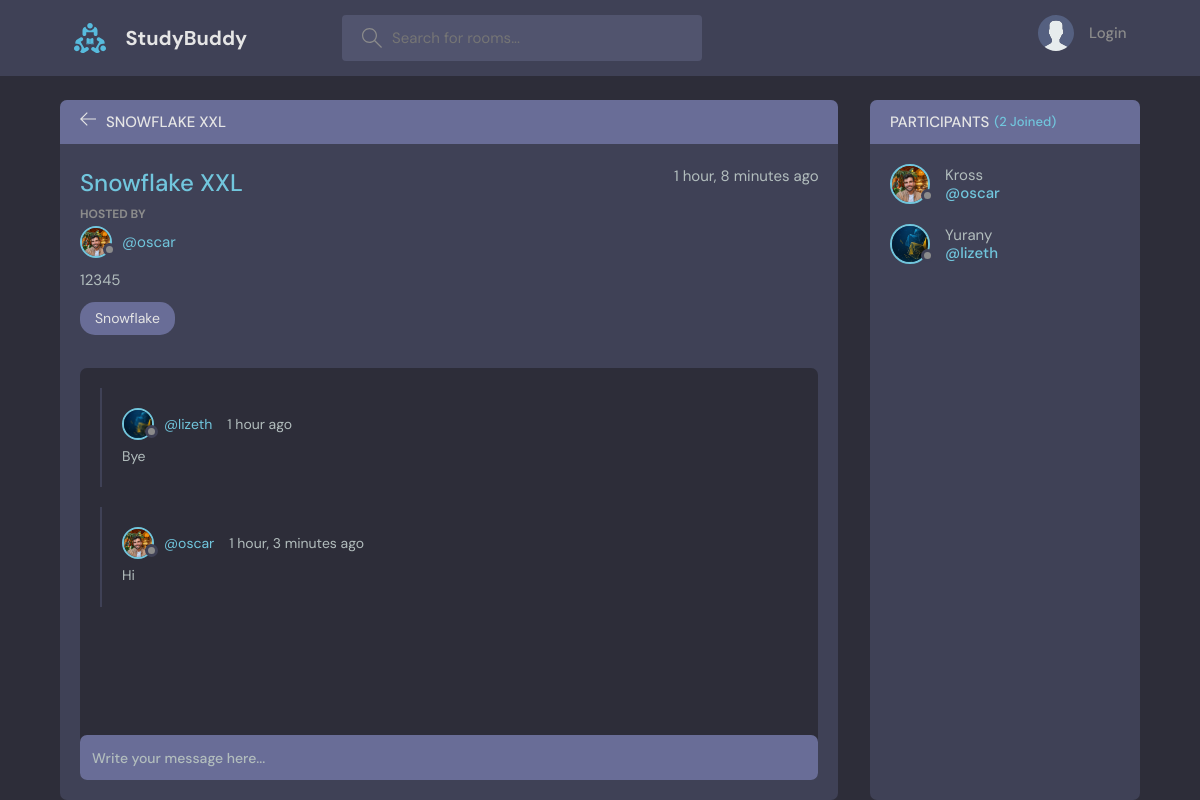
/studybud/rooms/2/, run on the app's committed database.
### studybud/models.py (models this page shows, shortened)
class Room (models.Model):
    host = models.ForeignKey(UserProfile, on_delete=models.SET_NULL, null=True)
    topic = models.ForeignKey(Topic, on_delete=models.SET_NULL, null=True) # when the room is deleted we still mantain the rooms
    name = models.CharField(max_length=200)
    description = models.TextField(null=True, blank=True)
    participants = models.ManyToManyField(UserProfile, related_name='participants', blank=True)
    updated = models.DateTimeField(auto_now=True) #updates the timestamp for every change
    created = models.DateTimeField(auto_now_add=True) #only takes the timestamp when we create the instance
    class Meta:
        ordering = ['-updated', '-created'] # the negative in front means reverse

class UserProfile(models.Model):
    user = models.ForeignKey(User, on_delete=models.CASCADE, null=False)
    alias = models.CharField(max_length=200)
    bio = models.TextField(null=True)
    avatar = models.ImageField(null=True, default="avatar.svg")

class Topic(models.Model):
    name = models.CharField(max_length=200)
    def __str__(self) -> str:
        return self.name

class Message(models.Model):
    user = models.ForeignKey(UserProfile, on_delete=models.CASCADE)
    room = models.ForeignKey(Room, on_delete=models.CASCADE)
    body = models.TextField()
    updated = models.DateTimeField(auto_now=True)
    created = models.DateTimeField(auto_now_add=True)
    class Meta:
        ordering = ['-updated', '-created'] # the negative in front means reverse

### studybud/views.py (the view, shortened to what this page needs)
def room(request, pk):
    room = Room.objects.get(id=pk)
    room_messages = room.message_set.all()
    participants = room.participants.all()
    context = {'room':room, 'room_messages': room_messages, 'participants':participants}
    return render(request=request, template_name='room.html', context=context)

### studybud/context_processors.py (called while the page is built)
def get_profile(request):
    if request.user.is_authenticated:
        user_profile, create = UserProfile.objects.get_or_create(user=request.user)
        return {'user_profile': user_profile}
    return {}

### studybud/templates/room.html (shortened to what this page needs)
{% extends 'main.html' %}
{% block content %}
    <main class="profile-page layout layout--2">
      <div class="container">
        <div class="room">
          <div class="room__top">
            <div class="room__topLeft">
              <a href="{% url 'home' %}">
                <svg version="1.1" xmlns="http://www.w3.org/2000/svg" width="32" height="32" viewBox="0 0 32 32">
                  <title>arrow-left</title>
                  <path
                    d="M13.723 2.286l-13.723 13.714 13.719 13.714 1.616-1.611-10.96-10.96h27.625v-2.286h-27.625l10.965-10.965-1.616-1.607z"
                  ></path>
                </svg>
              </a>
              <h3>{{room.name}}</h3>
            </div>
          </div>
          <div class="room__box scroll">
            <div class="room__header scroll">
              <div class="room__info">
                <h3>{{room.name}}</h3>
                <span>{{room.created | timesince}} ago</span>
              </div>
              <div class="room__hosted">
                <p>Hosted By</p>
                <a href="{% url 'user-profile' room.host.id %}" class="room__author">
                  <div class="avatar avatar--small">
                    <img src="{{room.host.avatar.url}}" />
                  </div>
                  <span>@{{room.host.user.username}}</span>
                </a>
              </div>
              <div class="room__details">
                {{room.description}}
              </div>
              <span class="room__topics">{{room.topic}}</span>
            </div>
            <div class="room__conversation">
              <div class="threads scroll">
                {% for message in room_messages %}
                <div class="thread">
                  <div class="thread__top">
                    <div class="thread__author">
                      <a href="{% url 'user-profile' message.user.id %}" class="thread__authorInfo">
                        <div class="avatar avatar--small">
                          <img src="{{message.user.avatar.url}}" />
                        </div>
                        <span>@{{message.user.user.username}}</span>
                      </a>
                      <span class="thread__date">{{message.created | timesince}} ago</span>
                    </div>
                  </div>
                  <div class="thread__details">
                    {{message.body}}
                  </div>
                </div>
                {% endfor %}
              </div>
            </div>
          </div>
          <div class="room__message">
            <form action="" method="POST">
              <input name="body" placeholder="Write your message here..." /></form>
          </div>
        </div>
        <div class="participants">
          <h3 class="participants__top">Participants <span>({{participants.count}} Joined)</span></h3>
          <div class="participants__list scroll">
            {% for participant in participants %}
            <a href="{% url 'user-profile' participant.id %}" class="participant">
              <div class="avatar avatar--medium">
                <img src="{{participant.avatar.url}}" />
              </div>
              <p>
                {{participant.alias}}
                <span>@{{participant.user.username}}</span>
              </p>
            </a>
            {% endfor %}
          </div>
        </div>
      </div>
    </main>
{% endblock content %}

### data on the page
Room: name "SNOWFLAKE XXL", name "Snowflake XXL", created "1 hour, 8 minutes", host.avatar (picture), host.user.username "oscar", description "12345", topic "Snowflake"
Message: user.avatar (picture), user.user.username "lizeth", created "1 hour", body "Bye"
Message: user.avatar (picture), user.user.username "oscar", created "1 hour, 3 minutes", body "Hi"
UserProfile: avatar (picture), alias "Kross", user.username "oscar"
UserProfile: avatar (picture), alias "Yurany", user.username "lizeth"

### other printed values
{{ participants.count }} "2"
